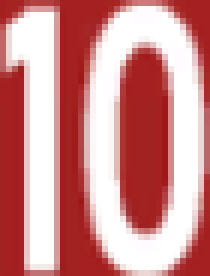
#> input picture python/plo5bp/ocr/templates/10_board.png, 35 x 46 px (shown 6 times larger); its folder holds only this picture in this run
$ python import_templates.py
#> lines starting #> are read from the running program, lines starting #| are printed output that depends on the picture; after the words box and inside, x2 and y2 are one past the last pixel; in counts of white or black regions, pixels touching at a corner belong together
### python/plo5bp/ocr/__init__.py
"""Live table reading for the local study build: ClubGG pixel OCR + PokerNow.

* `extract` turns one ClubGG frame (BGR numpy array) into a `FrameState`
  (cards, stacks, commits, button, pot, who is in the hand / to act);
* `events.EventReconstructor` diffs successive FrameStates against the
  engine and emits the actions / street reveals it can prove;
* `pokernow` maps a PokerNow DOM snapshot to the same FrameState;
* `live` captures the ClubGG window (Windows.Graphics.Capture).

The session wiring (runners, hand-start machine, routes) is
`plo5bp.ui.live`, mounted by the local build only.

Public entry points:
    from plo5bp.ocr import extract_frame_state
    from plo5bp.ocr.types import Card, SeatObs, FrameState

Import safety (review 2026-09-20 I12): this package is imported by code that
never touches a pixel -- the PokerNow DOM path (`pokernow`), the event
reconstructor (`events`) and the data contracts (`types`). Importing
`extract` here eagerly pulled in OpenCV, so a machine without the `[ocr]`
extras could not even `import plo5bp.ocr.events`. `extract_frame_state` is
therefore resolved lazily (PEP 562 module `__getattr__`): the public name
still works, but cv2 is only imported when a caller actually asks for the
pixel extractor. Keep the pure-Python modules free of top-level cv2 /
pytesseract imports.
"""

from plo5bp.ocr.types import Card, FrameState, SeatObs

__all__ = ["extract_frame_state", "Card", "FrameState", "SeatObs"]


def __getattr__(name: str):
    # Deliberately NOT cached in globals(): tests monkeypatch
    # `plo5bp.ocr.extract.extract_frame_state`, and resolving through the
    # submodule on every access keeps the package-level name in sync.
#> in import_one, bgr is the input picture: shape (46, 35, 4); mean B, G, R, A 140.8, 140.7, 207.8, 255
    if name == "extract_frame_state":
        from plo5bp.ocr.extract import extract_frame_state

        return extract_frame_state
    raise AttributeError(f"module {__name__!r} has no attribute {name!r}")


def __dir__() -> list[str]:
    return sorted(set(globals()) | set(__all__))

### python/plo5bp/ocr/tools/import_templates.py
"""Postprocess user-cropped rank-glyph PNGs into the binary format
``_load_templates`` expects.

Workflow
========

1. User crops rank glyphs from a native-resolution ClubGG screenshot
   and saves them to ``python/plo5bp/ocr/templates/`` with names like
   ``5_a.png``, ``J_clubs.png``, ``A_spades_2.png``. The first
   underscore-delimited token must be a rank char from
   ``types.RANK_CHARS`` (``2 3 4 5 6 7 8 9 T J Q K A``); the remaining
   tag distinguishes multiple captures of the same rank.

2. Run::

       .venv/Scripts/python -m plo5bp.ocr.tools.import_templates

   The CLI scans the templates directory for PNGs whose filename does
   NOT already start with ``rank_`` (those are postprocessed outputs
   and should be skipped). For each raw crop it produces a binary
   tight-bbox sibling at ``rank_<R>_<tag>.png``.

The grayscale → threshold → tight-bbox pipeline mirrors
``cards._preprocess_rank_glyph`` so user-imported and runtime-extracted
glyphs end up under identical rules.
"""

from __future__ import annotations

import argparse
import sys
from pathlib import Path

import cv2
import numpy as np

from plo5bp.ocr import cards as card_mod
from plo5bp.ocr.types import RANK_CHARS

TEMPLATES_DIR = Path(__file__).resolve().parents[1] / "templates"


def _postprocess(bgr: np.ndarray) -> np.ndarray:
    """Grayscale → threshold(150) → tight-bbox crop.

    Mirrors ``cards._preprocess_rank_glyph`` so imported templates and
    runtime-extracted glyphs use identical extraction rules. Raises
    ``ValueError`` if the crop is too sparse, too dense, or degenerate.
    """
    gray = cv2.cvtColor(bgr, cv2.COLOR_BGR2GRAY) if bgr.ndim == 3 else bgr
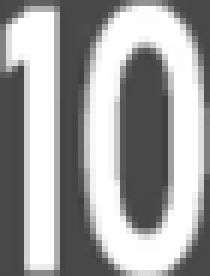
#> gray: shape (46, 35) (shown 6 times larger); min 64, max 255, mean 160.8
    _, binm = cv2.threshold(gray, 150, 255, cv2.THRESH_BINARY)
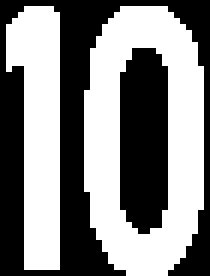
#> binm: shape (46, 35) (shown 6 times larger); 52.2% white; 2 black regions, box (x1, y1, x2, y2) and area: (0, 0, 35, 46) 545, (20, 8, 28, 39) 225
    n_white = int(binm.sum() / 255)
#> n_white = 840
    if n_white < 40:
        raise ValueError(
            f"<40 white pixels (got {n_white}) — crop too tight or threshold rejected the glyph"
        )
    # Note: the runtime preprocessor enforces a >50%-white upper bound, but
    # that's only sensible there because the runtime "corner" region is
    # mostly background. User-supplied crops are tight by design, so a high
    # white ratio is expected. Bbox-size guards below catch degenerate cases.
    ys, xs = np.where(binm > 0)
#> ys = 840 values from 1 to 45; xs = 840 values, max 33 at index 232, min 1 at index 50, mean 17.65
    y_lo, y_hi = int(ys.min()), int(ys.max()) + 1
#> y_lo = 1; y_hi = 46
    x_lo, x_hi = int(xs.min()), int(xs.max()) + 1
#> x_lo = 1; x_hi = 34
    if (y_hi - y_lo) < 12 or (x_hi - x_lo) < 6:
        raise ValueError(
            f"degenerate bbox {y_hi - y_lo}x{x_hi - x_lo} after thresholding"
        )
    return binm[y_lo:y_hi, x_lo:x_hi]
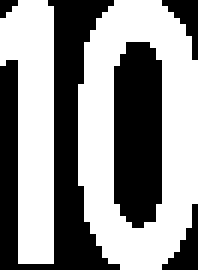
#> returned value: shape (45, 33) (shown 6 times larger); 56.6% white; 5 black regions (1 under 20 px), largest, box (x1, y1, x2, y2) and area: (0, 0, 20, 45) 359, (19, 7, 27, 38) 225, (27, 34, 33, 45) 29, (27, 0, 33, 10) 26


def import_one(path: Path) -> Path:
    """Postprocess a single raw crop. Returns the written output path."""
    stem = path.stem
    parts = stem.split("_", 1)
    rank_token = parts[0].upper()
    # "10" is what ClubGG actually renders on the card face; treat it as
    # an alias for the canonical "T" used in RANK_CHARS.
    rank_char = "T" if rank_token == "10" else rank_token
    if rank_char not in RANK_CHARS:
        raise ValueError(
            f"unknown rank char {rank_token!r} in {path.name}; expected one of {RANK_CHARS} (or '10')"
        )
    rank = RANK_CHARS.index(rank_char)
    tag = parts[1] if len(parts) > 1 else "0"

    bgr = cv2.imread(str(path), cv2.IMREAD_UNCHANGED)
    if bgr is None:
        raise FileNotFoundError(path)
    if bgr.ndim == 3 and bgr.shape[2] == 4:
        bgr = cv2.cvtColor(bgr, cv2.COLOR_BGRA2BGR)
    glyph = _postprocess(bgr)
    out_path = TEMPLATES_DIR / f"rank_{rank}_{tag}.png"
    cv2.imwrite(str(out_path), glyph)
    return out_path


def main(argv: list[str] | None = None) -> int:
    parser = argparse.ArgumentParser(
        description="Postprocess raw rank-glyph crops in templates/ into binary rank_*.png templates."
    )
    parser.add_argument(
        "--dir",
        type=Path,
        default=TEMPLATES_DIR,
        help=f"Templates directory (default: {TEMPLATES_DIR})",
    )
    args = parser.parse_args(argv)

    if not args.dir.exists():
        print(f"templates dir not found: {args.dir}", file=sys.stderr)
        return 2

    written: list[Path] = []
    errors: list[tuple[Path, str]] = []
    for p in sorted(args.dir.glob("*.png")):
        if p.stem.startswith("rank_"):
            continue
        try:
            out = import_one(p)
        except (ValueError, FileNotFoundError) as e:
            errors.append((p, str(e)))
            continue
        written.append(out)
        print(f"  {p.name} -> {out.name}")

    card_mod._RANK_TEMPLATES_CACHE = None

    print()
    print(f"wrote {len(written)} template(s)")
    if errors:
        print(f"{len(errors)} error(s):")
        for p, msg in errors:
            print(f"  {p.name}: {msg}")
        return 1
    return 0


if __name__ == "__main__":
    sys.exit(main())
#> (the program exits here)

$ run again, on python/plo5bp/ocr/templates/3_board.png
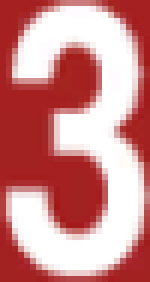
#> input picture python/plo5bp/ocr/templates/3_board.png, 25 x 47 px (shown 6 times larger)
#> in import_one, bgr is the input picture: shape (47, 25, 4); mean B, G, R, A 139.6, 139.5, 207.3, 255
#> bgr: shape (47, 25, 3)
#> in _postprocess, `_, binm = cv2.threshold(gray, 150, 255, cv2.THRESH_BINARY)`:
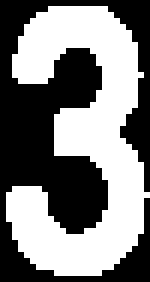
#> binm: shape (47, 25) (shown 6 times larger); 49.7% white; 1 white region, box (x1, y1, x2, y2) and area: (1, 1, 25, 46) 584
#> n_white = 584
#> ys = 584 values from 1 to 45; xs = 584 values, max 24 at index 380, min 1 at index 367, mean 13.39
#> y_lo = 1; y_hi = 46
#> x_lo = 1; x_hi = 25
#> in _postprocess, `return binm[y_lo:y_hi, x_lo:x_hi]`:
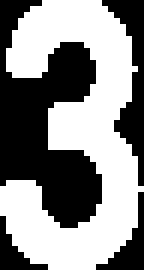
#> returned value: shape (45, 24) (shown 6 times larger); 54.1% white; 4 black regions, box (x1, y1, x2, y2) and area: (0, 0, 17, 38) 347, (17, 0, 24, 31) 86, (16, 32, 24, 45) 36, (0, 36, 8, 45) 27

$ run again, on python/plo5bp/ocr/templates/4_board1.png
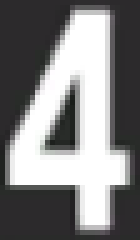
#> input picture python/plo5bp/ocr/templates/4_board1.png, 28 x 48 px (shown 5 times larger)
#> in import_one, bgr is the input picture: shape (48, 28, 4); mean B, G, R, A 130, 129.5, 130, 255
#> bgr: shape (48, 28, 3)
#> in _postprocess, `_, binm = cv2.threshold(gray, 150, 255, cv2.THRESH_BINARY)`:
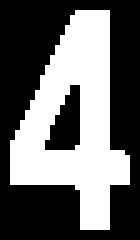
#> binm: shape (48, 28) (shown 5 times larger); 40.8% white; 1 white region, box (x1, y1, x2, y2) and area: (2, 2, 26, 46) 548
#> n_white = 548
#> ys = 548 values from 2 to 45; xs = 548 values, max 25 at index 372, min 2 at index 299, mean 14.46
#> y_lo = 2; y_hi = 46
#> x_lo = 2; x_hi = 26
#> in _postprocess, `return binm[y_lo:y_hi, x_lo:x_hi]`:
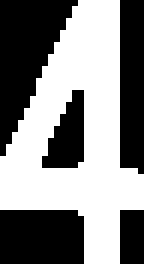
#> returned value: shape (44, 24) (shown 6 times larger); 51.9% white; 5 black regions, box (x1, y1, x2, y2) and area: (0, 0, 13, 26) 175, (0, 35, 14, 44) 125, (20, 0, 24, 29) 113, (7, 15, 14, 28) 59, (20, 35, 24, 44) 36

$ run again, on python/plo5bp/ocr/templates/10_board1.png
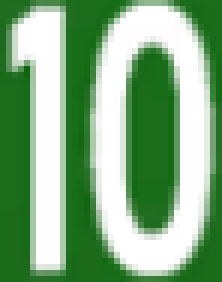
#> input picture python/plo5bp/ocr/templates/10_board1.png, 37 x 47 px (shown 6 times larger)
#> in import_one, bgr is the input picture: shape (47, 37, 4); mean B, G, R, A 130, 174.1, 130, 255
#> bgr: shape (47, 37, 3)
#> in _postprocess, `_, binm = cv2.threshold(gray, 150, 255, cv2.THRESH_BINARY)`:
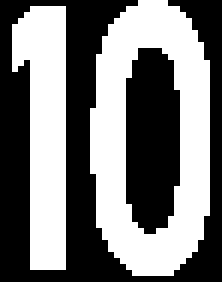
#> binm: shape (47, 37) (shown 6 times larger); 47.6% white; 2 white regions, box (x1, y1, x2, y2) and area: (15, 0, 35, 46) 539, (2, 1, 11, 45) 288
#> n_white = 827
#> ys = 827 values from 0 to 45; xs = 827 values, max 34 at index 220, min 2 at index 59, mean 18.62
#> y_lo = 0; y_hi = 46
#> x_lo = 2; x_hi = 35
#> in _postprocess, `return binm[y_lo:y_hi, x_lo:x_hi]`:
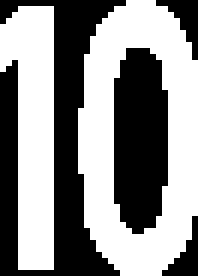
#> returned value: shape (46, 33) (shown 6 times larger); 54.5% white; 4 black regions, box (x1, y1, x2, y2) and area: (0, 0, 21, 46) 395, (19, 8, 28, 39) 241, (26, 0, 33, 10) 29, (27, 36, 33, 46) 26
